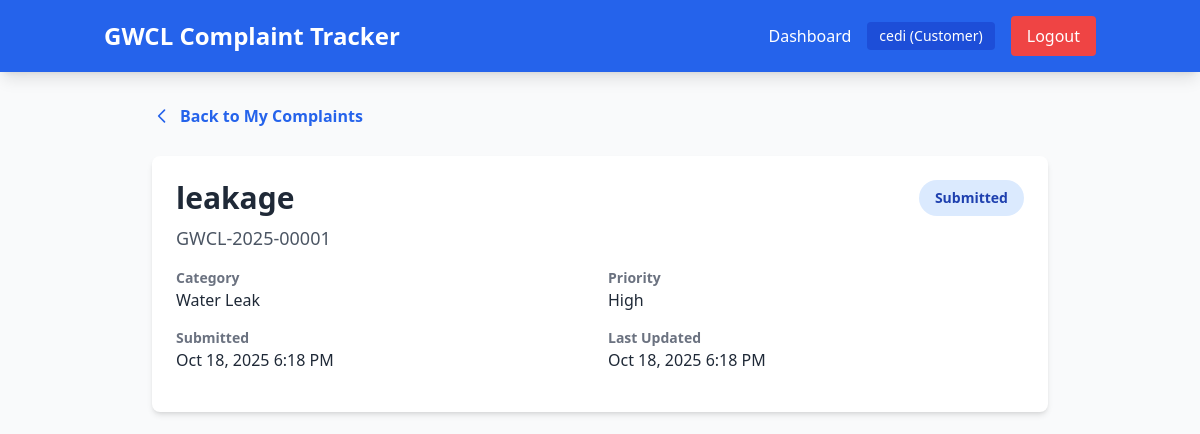
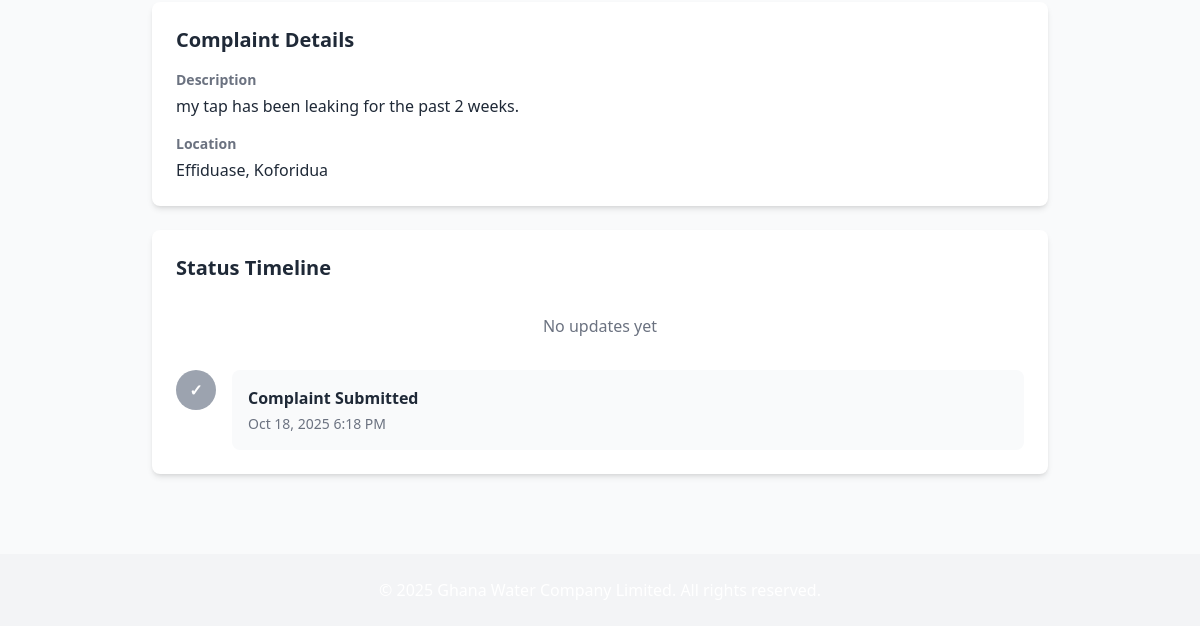
Page /complaint/GWCL-2025-00001/ (signed in) on the earlier database version (2 pictures, top to bottom).
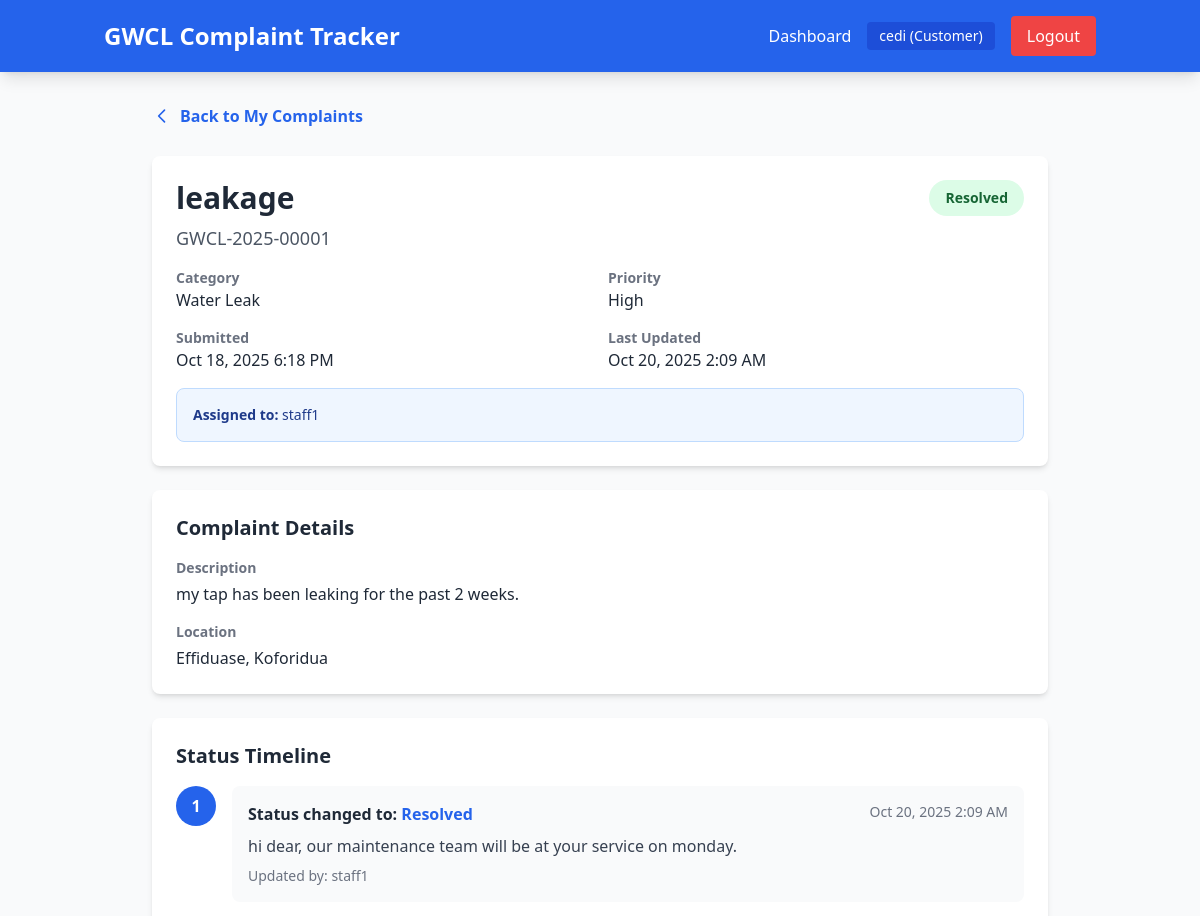
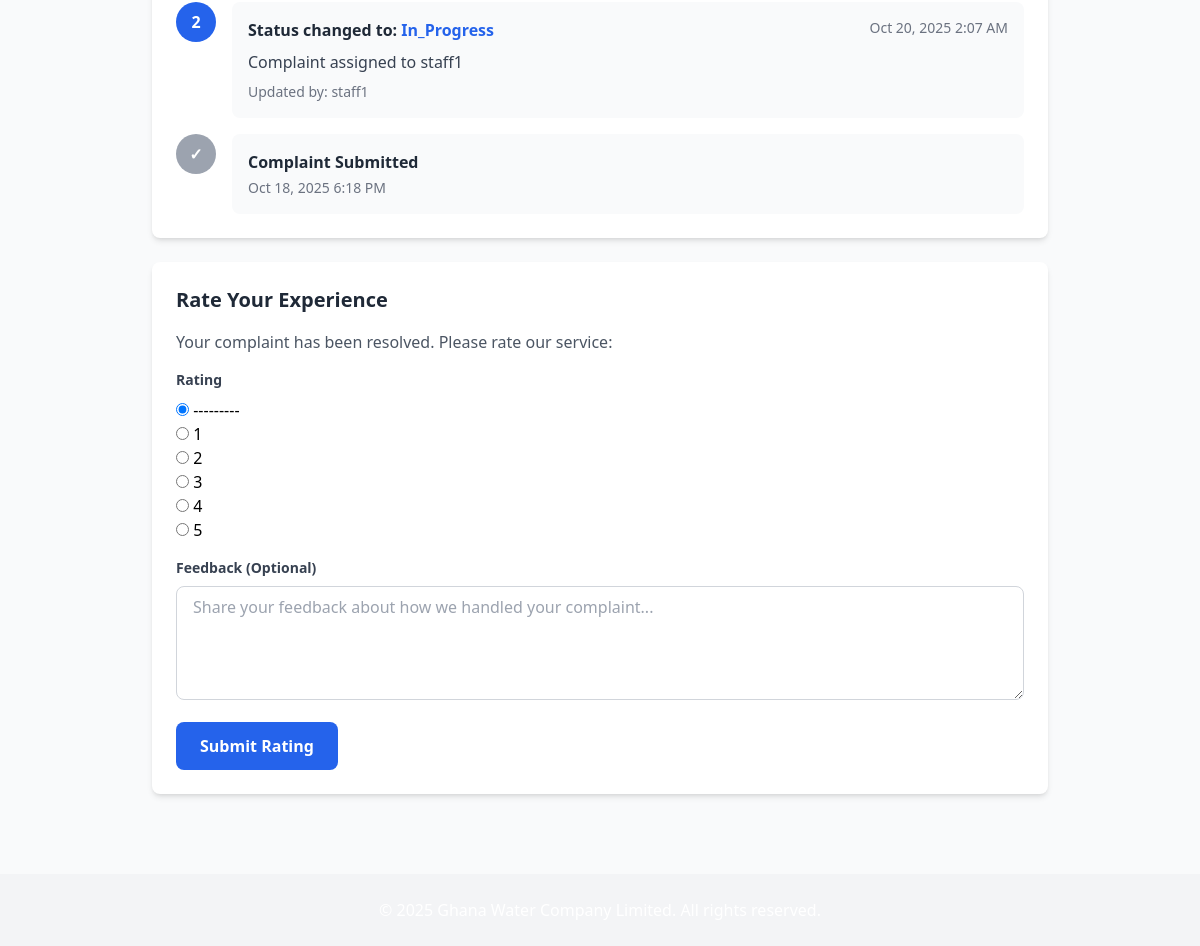
Same page on the later database version (2 pictures, top to bottom).
### users/models.py (models this page shows, shortened)
class User(AbstractUser):
    role_choices = (
        ('customer', 'Customer'),
        ('staff', 'Staff'),
        ('manager', 'Manager'),
    )
    role = models.CharField(max_length=20, choices=role_choices, default='customer')
    phone_number = models.CharField(max_length=15, blank=True, null=True)
    address = models.TextField(blank=True, null=True)
    def is_customer(self):
        return self.role == 'customer'
    def is_manager(self):
        return self.role == 'manager'

### complaints/models.py (models this page shows, shortened)
class Complaint(models.Model):
    CATEGORY_CHOICES = (
        ('leak', 'Water Leak'),
        ('no_water', 'No Water Supply'),
        ('billing', 'Billing Issue'),
        ('water_quality', 'Water Quality'),
        ('meter_issue', 'Meter Issue'),
        ('pressure', 'Low Water Pressure'),
        ('other', 'Other'),
    )
    PRIORITY_CHOICES = (
        ('low', 'Low'),
        ('medium', 'Medium'),
        ('high', 'High'),
        ('critical', 'Critical'),
    )
    STATUS_CHOICES = (
        ('submitted', 'Submitted'),
        ('in_progress', 'In Progress'),
        ('resolved', 'Resolved'),
        ('closed', 'Closed'),
    )
    complaint_id = models.CharField(max_length=20, unique=True, editable=False)
    customer = models.ForeignKey(
        settings.AUTH_USER_MODEL,
        on_delete=models.CASCADE,
        related_name='complaints'
    )
    assigned_to = models.ForeignKey(
        settings.AUTH_USER_MODEL,
        on_delete=models.SET_NULL,
        null=True,
        blank=True,
        related_name='assigned_complaints',
        limit_choices_to={'role': 'staff'}
    )
    category = models.CharField(max_length=20, choices=CATEGORY_CHOICES)
    priority = models.CharField(max_length=10, choices=PRIORITY_CHOICES, default='medium')
    status = models.CharField(max_length=20, choices=STATUS_CHOICES, default='submitted')
    title = models.CharField(max_length=200)
    description = models.TextField()
    address = models.TextField()
    gps_coordinates = models.CharField(max_length=50, blank=True, null=True)
    image = models.ImageField(upload_to='complaints/', blank=True, null=True)
    created_at = models.DateTimeField(auto_now_add=True)
    updated_at = models.DateTimeField(auto_now=True)
    resolved_at = models.DateTimeField(null=True, blank=True)
    customer_rating = models.IntegerField(null=True, blank=True, choices=[(i, i) for i in range(1, 6)])
    customer_feedback = models.TextField(blank=True, null=True)
    class Meta:
        ordering = ['-created_at']
        verbose_name = 'Complaint'
        verbose_name_plural = 'Complaints'

class StatusUpdate(models.Model):
    STATUS_CHOICES = Complaint.STATUS_CHOICES  # Use same choices as Complaint
    complaint = models.ForeignKey(
        Complaint,
        on_delete=models.CASCADE,
        related_name='status_updates'
    )
    updated_by = models.ForeignKey(
        settings.AUTH_USER_MODEL,
        on_delete=models.CASCADE
    )
    old_status = models.CharField(max_length=20, blank=True)
    new_status = models.CharField(max_length=20, choices=STATUS_CHOICES)  # Add choices here
    notes = models.TextField()
    created_at = models.DateTimeField(auto_now_add=True)
    class Meta:
        ordering = ['-created_at']
        verbose_name = 'Status Update'
        verbose_name_plural = 'Status Updates'

### complaints/views.py (the view)
# urls.py: path('complaint/<str:complaint_id>/', views.complaint_detail, name='complaint_detail'),
@login_required
def complaint_detail(request, complaint_id):
    complaint = get_object_or_404(Complaint, complaint_id=complaint_id)
    if request.user.is_customer() and complaint.customer != request.user:
        messages.error(request, 'You can only view your own complaints.')
        return redirect('my_complaints')
    status_updates = complaint.status_updates.all()
    rating_form = None
    if request.user == complaint.customer and complaint.status in ['resolved', 'closed'] and not complaint.customer_rating:
        if request.method == 'POST':
            rating_form = ComplaintRatingForm(request.POST, instance=complaint)
            if rating_form.is_valid():
                rating_form.save()
                messages.success(request, 'Thank you for your feedback!')
                return redirect('complaint_detail', complaint_id=complaint_id)
        else:
            rating_form = ComplaintRatingForm(instance=complaint)
    context = {
        'complaint': complaint,
        'status_updates': status_updates,
        'rating_form': rating_form,
    }
    return render(request, 'complaints/complaint_detail.html', context)

### complaints/forms.py
class ComplaintRatingForm(forms.ModelForm):
    class Meta:
        model = Complaint
        fields = ['customer_rating', 'customer_feedback']
        widgets = {
            'customer_rating': forms.RadioSelect(choices=[(i, f'{i} Star{"s" if i > 1 else ""}') for i in range(1, 6)]),
            'customer_feedback': forms.Textarea(attrs={
                'class': 'w-full px-4 py-2 border border-gray-300 rounded-lg focus:ring-2 focus:ring-blue-500 focus:border-transparent',
                'rows': 4,
                'placeholder': 'Share your feedback about how we handled your complaint...'
            })
        }

### templates/complaints/complaint_detail.html (shortened to what this page needs)
{% extends 'base.html' %}
{% block content %}
<div class="max-w-4xl mx-auto space-y-6">
    <a href="{% url 'my_complaints' %}" class="inline-flex items-center text-blue-600 hover:text-blue-800 font-semibold">
        <svg class="w-5 h-5 mr-2" fill="none" stroke="currentColor" viewBox="0 0 24 24">
            <path stroke-linecap="round" stroke-linejoin="round" stroke-width="2" d="M15 19l-7-7 7-7"></path>
        </svg>
        Back to My Complaints
    </a>
    <div class="bg-white rounded-lg shadow-md p-6">
        <div class="flex justify-between items-start mb-4">
            <div>
                <h2 class="text-3xl font-bold text-gray-800 mb-2">{{ complaint.title }}</h2>
                <p class="text-lg text-gray-600">{{ complaint.complaint_id }}</p>
            </div>
            <span class="px-4 py-2 text-sm font-semibold rounded-full
                {% if complaint.status == 'resolved' %}bg-green-100 text-green-800
                {% elif complaint.status == 'in_progress' %}bg-yellow-100 text-yellow-800
                {% elif complaint.status == 'submitted' %}bg-blue-100 text-blue-800
                {% else %}bg-gray-100 text-gray-800{% endif %}">
                {{ complaint.get_status_display }}
            </span>
        </div>
        <div class="grid grid-cols-1 md:grid-cols-2 gap-4 mb-4">
            <div>
                <p class="text-sm text-gray-500 font-semibold">Category</p>
                <p class="text-gray-800">{{ complaint.get_category_display }}</p>
            </div>
            <div>
                <p class="text-sm text-gray-500 font-semibold">Priority</p>
                <p class="text-gray-800">{{ complaint.get_priority_display }}</p>
            </div>
            <div>
                <p class="text-sm text-gray-500 font-semibold">Submitted</p>
                <p class="text-gray-800">{{ complaint.created_at|date:"M d, Y g:i A" }}</p>
            </div>
            <div>
                <p class="text-sm text-gray-500 font-semibold">Last Updated</p>
                <p class="text-gray-800">{{ complaint.updated_at|date:"M d, Y g:i A" }}</p>
            </div>
        </div>
        {% if complaint.assigned_to %}
        <div class="bg-blue-50 border border-blue-200 rounded-lg p-4">
            <p class="text-sm text-blue-900">
                <span class="font-semibold">Assigned to:</span> {{ complaint.assigned_to.get_full_name|default:complaint.assigned_to.username }}
            </p>
        </div>
        {% endif %}
    </div>
    <div class="bg-white rounded-lg shadow-md p-6">
        <h3 class="text-xl font-bold text-gray-800 mb-4">Complaint Details</h3>
        <div class="space-y-4">
            <div>
                <p class="text-sm text-gray-500 font-semibold mb-1">Description</p>
                <p class="text-gray-800">{{ complaint.description }}</p>
            </div>
            <div>
                <p class="text-sm text-gray-500 font-semibold mb-1">Location</p>
                <p class="text-gray-800">{{ complaint.address }}</p>
            </div>
        </div>
    </div>
    <div class="bg-white rounded-lg shadow-md p-6">
        <h3 class="text-xl font-bold text-gray-800 mb-4">Status Timeline</h3>
        <div class="space-y-4">
            {% for update in status_updates %}
            <div class="flex gap-4">
                <div class="flex-shrink-0">
                    <div class="w-10 h-10 bg-blue-600 rounded-full flex items-center justify-center text-white font-bold">
                        {{ forloop.counter }}
                    </div>
                </div>
                <div class="flex-1 bg-gray-50 rounded-lg p-4">
                    <div class="flex justify-between items-start mb-2">
                        <p class="font-semibold text-gray-800">
                            Status changed to: <span class="text-blue-600">{{ update.new_status|title }}</span>
                        </p>
                        <p class="text-sm text-gray-500">{{ update.created_at|date:"M d, Y g:i A" }}</p>
                    </div>
                    <p class="text-gray-700 mb-2">{{ update.notes }}</p>
                    <p class="text-sm text-gray-500">Updated by: {{ update.updated_by.username }}</p>
                </div>
            </div>
            {% empty %}
            <p class="text-gray-500 text-center py-4">No updates yet</p>
            {% endfor %}
            <div class="flex gap-4">
                <div class="flex-shrink-0">
                    <div class="w-10 h-10 bg-gray-400 rounded-full flex items-center justify-center text-white font-bold">
                        ✓
                    </div>
                </div>
                <div class="flex-1 bg-gray-50 rounded-lg p-4">
                    <p class="font-semibold text-gray-800 mb-1">Complaint Submitted</p>
                    <p class="text-sm text-gray-500">{{ complaint.created_at|date:"M d, Y g:i A" }}</p>
                </div>
            </div>
        </div>
    </div>
    {% if rating_form %}
    <div class="bg-white rounded-lg shadow-md p-6">
        <h3 class="text-xl font-bold text-gray-800 mb-4">Rate Your Experience</h3>
        <p class="text-gray-600 mb-4">Your complaint has been resolved. Please rate our service:</p>
        <form method="post" class="space-y-4">
            <div>
                <label class="block text-sm font-semibold text-gray-700 mb-2">Rating</label>
                {{ rating_form.customer_rating }}
            </div>
            <div>
                <label class="block text-sm font-semibold text-gray-700 mb-2">Feedback (Optional)</label>
                {{ rating_form.customer_feedback }}
            </div>
            <button type="submit" class="bg-blue-600 text-white px-6 py-3 rounded-lg hover:bg-blue-700 font-semibold transition">
                Submit Rating
            </button>
        </form>
    </div>
    {% endif %}
</div>
{% endblock %}

### templates/base.html (shortened to what this page needs)
<!DOCTYPE html>
<html lang="en">
<head>
     {% load static %}
    <script src="https://cdn.tailwindcss.com"></script>
</head>
<body class="bg-gray-50">
<nav class="bg-blue-600 text-white shadow-lg">
    <div class="container mx-auto px-4 py-4">
        <div class="flex justify-between items-center">
            <div class="flex items-center space-x-2">
                <a href="{% url 'public_dashboard' %}" class="text-2xl font-bold hover:text-blue-100">
                    GWCL Complaint Tracker
                </a>
            </div>
            <div class="flex items-center space-x-4">
                {% if user.is_authenticated %}
                    <a href="{% url 'dashboard' %}" class="hover:text-blue-100">Dashboard</a>
                    <span class="text-sm bg-blue-700 px-3 py-1 rounded">
                        {{ user.username }} ({{ user.get_role_display }})
                    </span>
                    <a href="{% url 'logout' %}" class="bg-red-500 hover:bg-red-600 px-4 py-2 rounded transition">
                        Logout
                    </a>
                {% endif %}
            </div>
        </div>
    </div>
</nav>
    <main class="container mx-auto px-4 py-8">
        {% block content %}
        {% endblock %}
    </main>
     <footer class=" bg-gray-100 text-white mt-12 py-6">
        <div class="container mx-auto px-4 text-center">
            <p>&copy; 2025 Ghana Water Company Limited. All rights reserved.</p>
        </div>
     </footer>
</body>
</html>

Differences in the rows shown:
changed Complaint "leakage": status "Submitted" → "Resolved"; updated_at "Oct 18, 2025 6:18 PM" → "Oct 20, 2025 2:09 AM"; assigned_to_id empty → 4 (drawn); assigned_to.get_full_name (not shown) → "staff1"; customer_rating (not shown) → "☑ --------- ☐ 1 ☐ 2 ☐ 3 ☐ 4 ☐ 5"
added StatusUpdate: new_status "Resolved", created_at "Oct 20, 2025 2:09 AM", notes "hi dear, our maintenance team will be at your service on monday.", updated_by.username "staff1"
added StatusUpdate: new_status "In_Progress", created_at "Oct 20, 2025 2:07 AM", notes "Complaint assigned to staff1", updated_by.username "staff1"
Other differences:
text no longer shown: "No updates yet"
text now shown: "Assigned to: Rate Your Experience Your complaint has been resolved. Please rate our service: Rating --------- 1 2 3 4 5 Feedback (Optional) Submit Rating"
